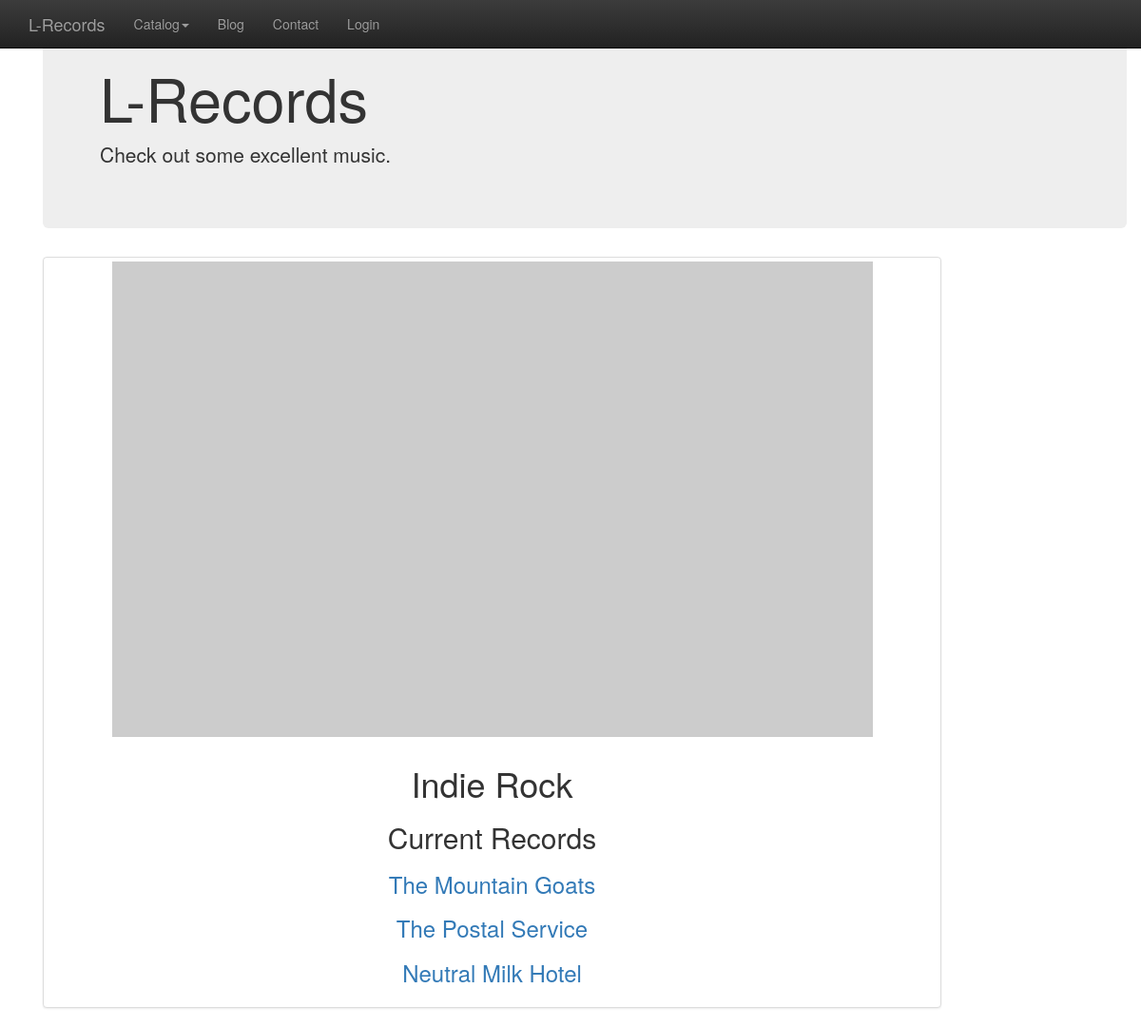
The app's page /genres/5/, older data.
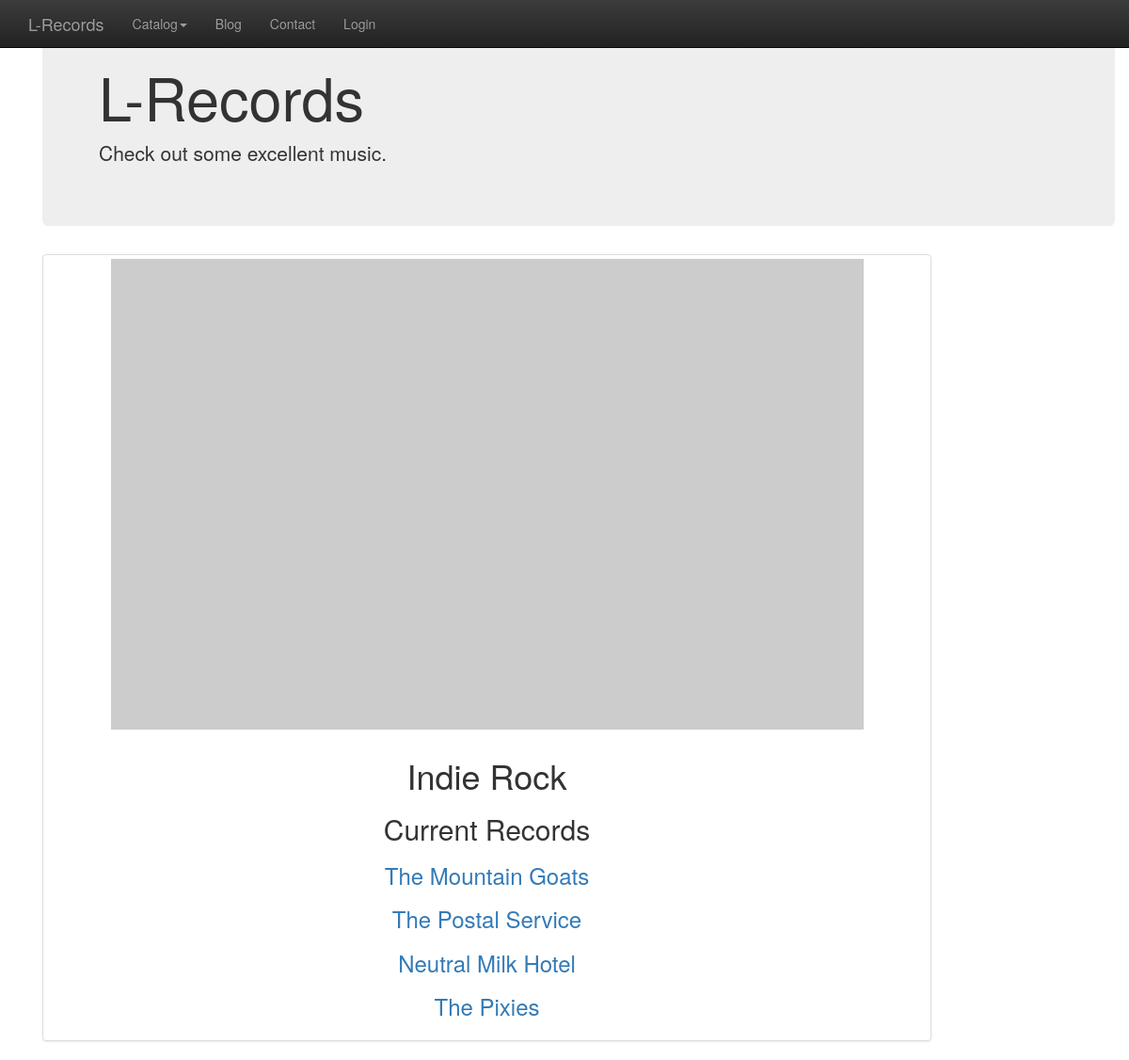
The same page, newer data.
### app/records/record_model.py (models this page shows, shortened)
class Base(db.Model):
	__abstract__ = True
	id = db.Column(db.Integer, primary_key=True)
	date_created  = db.Column(db.DateTime, default=db.func.current_timestamp())
	date_modified = db.Column(db.DateTime, default=db.func.current_timestamp(), onupdate=db.func.current_timestamp())

class Artist(Base):
	__tablename__ = 'artist'
	id = db.Column(db.Integer, primary_key=True)
	artist_name = db.Column(db.String(250), nullable=False)
	genre_id = db.Column(db.Integer, ForeignKey('genre.id'))
	genre = db.relationship(Genre)

### app/records/record_controllers.py (the view)
@recordBase.route('/genres/<int:genre_id>/', methods=['GET', 'POST'])
def showGenreInfo(genre_id):
    genre = db.session.query(Genre).filter_by(id=genre_id).one()
    artists = db.session.query(Artist).filter_by(genre_id=genre_id).all()
    if 'username' not in login_session:
        return render_template("genres/genre_info.html", genre = genre, artists = artists, loggedIn = False)
    else:
        return render_template("genres/genre_info.html", genre = genre, artists = artists, loggedIn = True)

### app/templates/genres/genre_info.html
{% extends "main.html" %} {% block content %} {% include "header.html" %}
<div class="row text-center">
            <div class="col-md-10 col-sm-10 hero-feature">
                <div class="thumbnail">
                    <img src="http://placehold.it/800x500" alt="">
                    <div class="caption">
                        <h1>{{genre.genre_name}}</h1>
                        <h2>Current Records</h2>
                        {% for artist in artists %}
                        <h3><a href="/artists/{{ artist.id }}">{{ artist.artist_name }}</a></h3>
                        {% endfor %}
                    </div>
                </div>
            </div>
    <div class="col-md-1 col-sm-1 hero-feature"></div>
{% endblock %}

Row changes from the older to the newer data that the page shows:
added Artist: artist_name "The Pixies"
